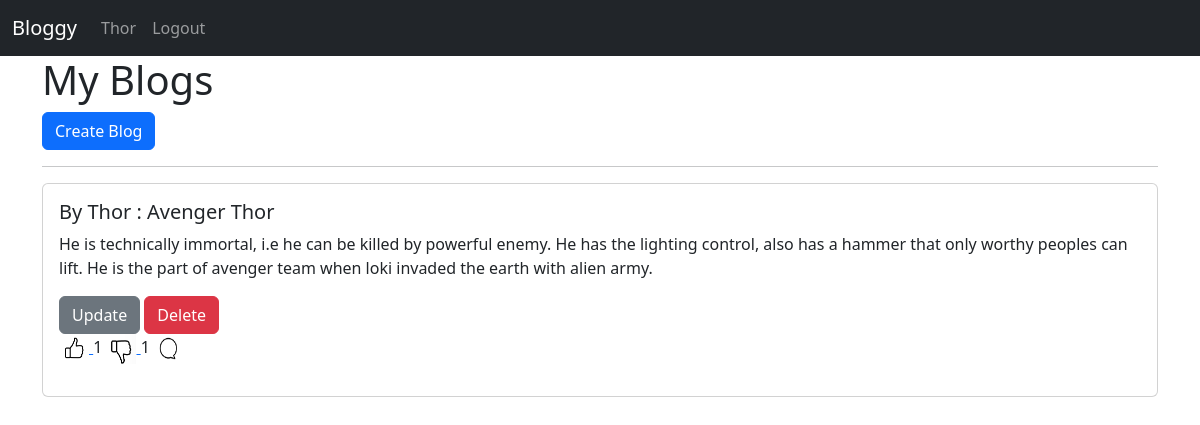
Page /my_blogs (signed in) on the committed database.
### app/models.py (models this page shows, shortened)
class User(UserMixin, db.Model):
    id = db.Column(db.Integer, primary_key=True)
    username = db.Column(db.String(64), index=True, unique=True)
    email = db.Column(db.String(120), index=True, unique=True)
    password_hash = db.Column(db.String(128))
    blogs = db.relationship('Blog', backref='author', lazy=True)
    comments = db.relationship('Comment', back_populates='author', lazy='dynamic')
    likes = db.relationship('LikeDislike', backref='user', lazy='dynamic')

class Blog(db.Model):
    id = db.Column(db.Integer, primary_key=True)
    title = db.Column(db.String(100), nullable=False)
    content = db.Column(db.Text, nullable=False)
    user_id = db.Column(db.Integer, db.ForeignKey('user.id'), nullable=False)
    comments = db.relationship('Comment', back_populates='blog', lazy='dynamic')
    likes = db.relationship('LikeDislike', backref='blog', lazy='dynamic')

### app/routes.py (the view)
@app.route('/my_blogs')
@login_required
def my_blogs():
    user = User.query.filter_by(username=current_user.username).first_or_404()
    posts = user.blogs
    return render_template('my_blogs.html', posts=posts)

### app/__init__.py (called while the page is built)
@login_manager.user_loader
def load_user(user_id):
    return models.User.query.get(int(user_id))

### app/templates/my_blogs.html
{% extends "layout.html" %}
{% block content %}
  <h1>My Blogs</h1>
  <a class="btn btn-primary" href="{{ url_for('create_blog') }}" role="button">Create Blog</a>
  <hr>
  {% for post in posts %}
    <div class="card mb-3">
      <div class="card-body">
        <h5 class="card-title">By {{ post.author.username }} : {{ post.title }}</h5>
        <p class="card-text">{{ post.content }}</p>
        <a class="btn btn-secondary" href="{{ url_for('update_blog', blog_id=post.id) }}" role="button">Update</a>
        <form action="{{ url_for('delete_blog', blog_id=post.id) }}" method="post" class="d-inline">
          <button type="submit" class="btn btn-danger">Delete</button>
        </form>
        <p>
          <a href="{{ url_for('like', blog_id=post.id) }}">
            <img src="{{ url_for('static', filename='images/' + 'like.png') }}" alt="Like" width="30" height="30">
          </a>
          {{ post.likes.filter_by(like=True).count() }}
          <a href="{{ url_for('dislike', blog_id=post.id) }}">
            <img src="{{ url_for('static', filename='images/' + 'dislike.png') }}" alt="Like" width="30" height="30">
          </a>
          {{ post.likes.filter_by(dislike=True).count() }}
          <a  href="{{ url_for('view_blog', blog_id=post.id) }}">
            <img src="{{ url_for('static', filename='images/' + 'comment.png') }}" alt="comment" width="30" height="30">
          </a>
      </p>
      </div>
    </div>
  {% endfor %}
{% endblock %}

### app/templates/layout.html (shortened to what this page needs)
<!doctype html>
<html lang="en">
  <head>
    <link href="https://cdn.jsdelivr.net/npm/bootstrap@5.3.0/dist/css/bootstrap.min.css" rel="stylesheet">
  </head>
  <body>
    <nav class="navbar navbar-expand-lg navbar-dark bg-dark">
      <div class="container-fluid">
        <a class="navbar-brand" href="{{ url_for('index') }}">Bloggy</a>
        <div class="collapse navbar-collapse" id="navbarNav">
          <ul class="navbar-nav ml-auto">
            {% if current_user.is_authenticated %}
              <li class="nav-item">
                <a class="nav-link" href="{{ url_for('profile') }}">{{ current_user.username }}</a>
              </li>
              <li class="nav-item">
                <a class="nav-link" href="{{ url_for('logout') }}">Logout</a>
              </li>
            {% endif %}
          </ul>
        </div>
      </div>
    </nav>
    <div class="container">
      {% block content %}{% endblock %}
    </div>
  </body>
</html>

### rows in the picture
User: username "Thor"
Blog: author.username "Thor", title "Avenger Thor", content "He is technically immortal, i.e he can be killed by powerful enemy. He has the lighting control, also has a hammer that only worthy peoples can lift. He is the part of avenger team when loki invaded the earth with alien army.", likes.filter_by "1"
